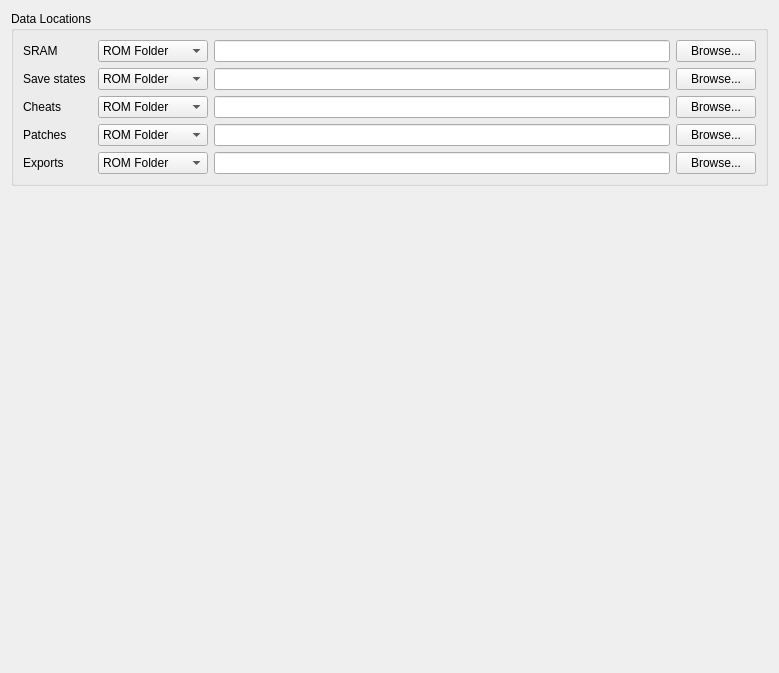
<?xml version="1.0" encoding="UTF-8"?>
<ui version="4.0">
 <class>FoldersPanel</class>
 <widget class="QWidget" name="FoldersPanel">
  <property name="geometry">
   <rect>
    <x>0</x>
    <y>0</y>
    <width>779</width>
    <height>673</height>
   </rect>
  </property>
  <property name="windowTitle">
   <string>Form</string>
  </property>
  <layout class="QVBoxLayout" name="verticalLayout">
   <item>
    <widget class="QGroupBox" name="groupBox">
     <property name="title">
      <string>Data Locations</string>
     </property>
     <layout class="QGridLayout" name="gridLayout">
      <item row="5" column="2">
       <widget class="QComboBox" name="comboBox_export">
        <property name="whatsThis">
         <string>&lt;html&gt;&lt;head/&gt;&lt;body&gt;&lt;p&gt;Determines where to save these files.&lt;/p&gt;&lt;p&gt;&lt;span style=&quot; font-style:italic;&quot;&gt;ROM Folder&lt;/span&gt; will always save to the same folder as the ROM.&lt;/p&gt;&lt;p&gt;&lt;span style=&quot; font-style:italic;&quot;&gt;Config Folder&lt;/span&gt; will save to a subfolder of the config folder that is shown. If there is a snes9x.conf file next to your executable, Snes9x will operate in portable mode and the config folder will be the folder the executable is in.&lt;/p&gt;&lt;p&gt;&lt;span style=&quot; font-style:italic;&quot;&gt;Custom&lt;/span&gt; allows you to specify exactly where to save these files.&lt;/p&gt;&lt;/body&gt;&lt;/html&gt;</string>
        </property>
        <item>
         <property name="text">
          <string>ROM Folder</string>
         </property>
        </item>
        <item>
         <property name="text">
          <string>Config Folder</string>
         </property>
        </item>
        <item>
         <property name="text">
          <string>Custom Folder</string>
         </property>
        </item>
       </widget>
      </item>
      <item row="1" column="2">
       <widget class="QComboBox" name="comboBox_state">
        <property name="whatsThis">
         <string>&lt;html&gt;&lt;head/&gt;&lt;body&gt;&lt;p&gt;Determines where to save these files.&lt;/p&gt;&lt;p&gt;&lt;span style=&quot; font-style:italic;&quot;&gt;ROM Folder&lt;/span&gt; will always save to the same folder as the ROM.&lt;/p&gt;&lt;p&gt;&lt;span style=&quot; font-style:italic;&quot;&gt;Config Folder&lt;/span&gt; will save to a subfolder of the config folder that is shown. If there is a snes9x.conf file next to your executable, Snes9x will operate in portable mode and the config folder will be the folder the executable is in.&lt;/p&gt;&lt;p&gt;&lt;span style=&quot; font-style:italic;&quot;&gt;Custom&lt;/span&gt; allows you to specify exactly where to save these files.&lt;/p&gt;&lt;/body&gt;&lt;/html&gt;</string>
        </property>
        <item>
         <property name="text">
          <string>ROM Folder</string>
         </property>
        </item>
        <item>
         <property name="text">
          <string>Config Folder</string>
         </property>
        </item>
        <item>
         <property name="text">
          <string>Custom Folder</string>
         </property>
        </item>
       </widget>
      </item>
      <item row="0" column="2">
       <widget class="QComboBox" name="comboBox_sram">
        <property name="whatsThis">
         <string>&lt;html&gt;&lt;head/&gt;&lt;body&gt;&lt;p&gt;Determines where to save these files.&lt;/p&gt;&lt;p&gt;&lt;span style=&quot; font-style:italic;&quot;&gt;ROM Folder&lt;/span&gt; will always save to the same folder as the ROM.&lt;/p&gt;&lt;p&gt;&lt;span style=&quot; font-style:italic;&quot;&gt;Config Folder&lt;/span&gt; will save to a subfolder of the config folder that is shown. If there is a snes9x.conf file next to your executable, Snes9x will operate in portable mode and the config folder will be the folder the executable is in.&lt;/p&gt;&lt;p&gt;&lt;span style=&quot; font-style:italic;&quot;&gt;Custom&lt;/span&gt; allows you to specify exactly where to save these files.&lt;/p&gt;&lt;/body&gt;&lt;/html&gt;</string>
        </property>
        <item>
         <property name="text">
          <string>ROM Folder</string>
         </property>
        </item>
        <item>
         <property name="text">
          <string>Config Folder</string>
         </property>
        </item>
        <item>
         <property name="text">
          <string>Custom Folder</string>
         </property>
        </item>
       </widget>
      </item>
      <item row="1" column="0">
       <widget class="QLabel" name="label_2">
        <property name="text">
         <string>Save states</string>
        </property>
       </widget>
      </item>
      <item row="0" column="4">
       <widget class="QPushButton" name="pushButton_sram">
        <property name="text">
         <string>Browse...</string>
        </property>
       </widget>
      </item>
      <item row="0" column="0" colspan="2">
       <widget class="QLabel" name="label">
        <property name="text">
         <string>SRAM</string>
        </property>
       </widget>
      </item>
      <item row="0" column="3">
       <widget class="QLineEdit" name="lineEdit_sram">
        <property name="readOnly">
         <bool>true</bool>
        </property>
       </widget>
      </item>
      <item row="4" column="2">
       <widget class="QComboBox" name="comboBox_patch">
        <property name="whatsThis">
         <string>&lt;html&gt;&lt;head/&gt;&lt;body&gt;&lt;p&gt;Determines where to save these files.&lt;/p&gt;&lt;p&gt;&lt;span style=&quot; font-style:italic;&quot;&gt;ROM Folder&lt;/span&gt; will always save to the same folder as the ROM.&lt;/p&gt;&lt;p&gt;&lt;span style=&quot; font-style:italic;&quot;&gt;Config Folder&lt;/span&gt; will save to a subfolder of the config folder that is shown. If there is a snes9x.conf file next to your executable, Snes9x will operate in portable mode and the config folder will be the folder the executable is in.&lt;/p&gt;&lt;p&gt;&lt;span style=&quot; font-style:italic;&quot;&gt;Custom&lt;/span&gt; allows you to specify exactly where to save these files.&lt;/p&gt;&lt;/body&gt;&lt;/html&gt;</string>
        </property>
        <item>
         <property name="text">
          <string>ROM Folder</string>
         </property>
        </item>
        <item>
         <property name="text">
          <string>Config Folder</string>
         </property>
        </item>
        <item>
         <property name="text">
          <string>Custom Folder</string>
         </property>
        </item>
       </widget>
      </item>
      <item row="3" column="2">
       <widget class="QComboBox" name="comboBox_cheat">
        <property name="whatsThis">
         <string>&lt;html&gt;&lt;head/&gt;&lt;body&gt;&lt;p&gt;Determines where to save these files.&lt;/p&gt;&lt;p&gt;&lt;span style=&quot; font-style:italic;&quot;&gt;ROM Folder&lt;/span&gt; will always save to the same folder as the ROM.&lt;/p&gt;&lt;p&gt;&lt;span style=&quot; font-style:italic;&quot;&gt;Config Folder&lt;/span&gt; will save to a subfolder of the config folder that is shown. If there is a snes9x.conf file next to your executable, Snes9x will operate in portable mode and the config folder will be the folder the executable is in.&lt;/p&gt;&lt;p&gt;&lt;span style=&quot; font-style:italic;&quot;&gt;Custom&lt;/span&gt; allows you to specify exactly where to save these files.&lt;/p&gt;&lt;/body&gt;&lt;/html&gt;</string>
        </property>
        <item>
         <property name="text">
          <string>ROM Folder</string>
         </property>
        </item>
        <item>
         <property name="text">
          <string>Config Folder</string>
         </property>
        </item>
        <item>
         <property name="text">
          <string>Custom Folder</string>
         </property>
        </item>
       </widget>
      </item>
      <item row="3" column="0">
       <widget class="QLabel" name="label_3">
        <property name="text">
         <string>Cheats</string>
        </property>
       </widget>
      </item>
      <item row="4" column="0">
       <widget class="QLabel" name="label_4">
        <property name="text">
         <string>Patches</string>
        </property>
       </widget>
      </item>
      <item row="5" column="0">
       <widget class="QLabel" name="label_5">
        <property name="text">
         <string>Exports</string>
        </property>
       </widget>
      </item>
      <item row="1" column="3">
       <widget class="QLineEdit" name="lineEdit_state">
        <property name="readOnly">
         <bool>true</bool>
        </property>
       </widget>
      </item>
      <item row="3" column="3">
       <widget class="QLineEdit" name="lineEdit_cheat">
        <property name="readOnly">
         <bool>true</bool>
        </property>
       </widget>
      </item>
      <item row="4" column="3">
       <widget class="QLineEdit" name="lineEdit_patch">
        <property name="readOnly">
         <bool>true</bool>
        </property>
       </widget>
      </item>
      <item row="5" column="3">
       <widget class="QLineEdit" name="lineEdit_export">
        <property name="readOnly">
         <bool>true</bool>
        </property>
       </widget>
      </item>
      <item row="1" column="4">
       <widget class="QPushButton" name="pushButton_state">
        <property name="text">
         <string>Browse...</string>
        </property>
       </widget>
      </item>
      <item row="3" column="4">
       <widget class="QPushButton" name="pushButton_cheat">
        <property name="text">
         <string>Browse...</string>
        </property>
       </widget>
      </item>
      <item row="4" column="4">
       <widget class="QPushButton" name="pushButton_patch">
        <property name="text">
         <string>Browse...</string>
        </property>
       </widget>
      </item>
      <item row="5" column="4">
       <widget class="QPushButton" name="pushButton_export">
        <property name="text">
         <string>Browse...</string>
        </property>
       </widget>
      </item>
     </layout>
    </widget>
   </item>
   <item>
    <spacer name="verticalSpacer">
     <property name="orientation">
      <enum>Qt::Vertical</enum>
     </property>
     <property name="sizeHint" stdset="0">
      <size>
       <width>20</width>
       <height>40</height>
      </size>
     </property>
    </spacer>
   </item>
  </layout>
 </widget>
 <resources/>
 <connections/>
</ui>
